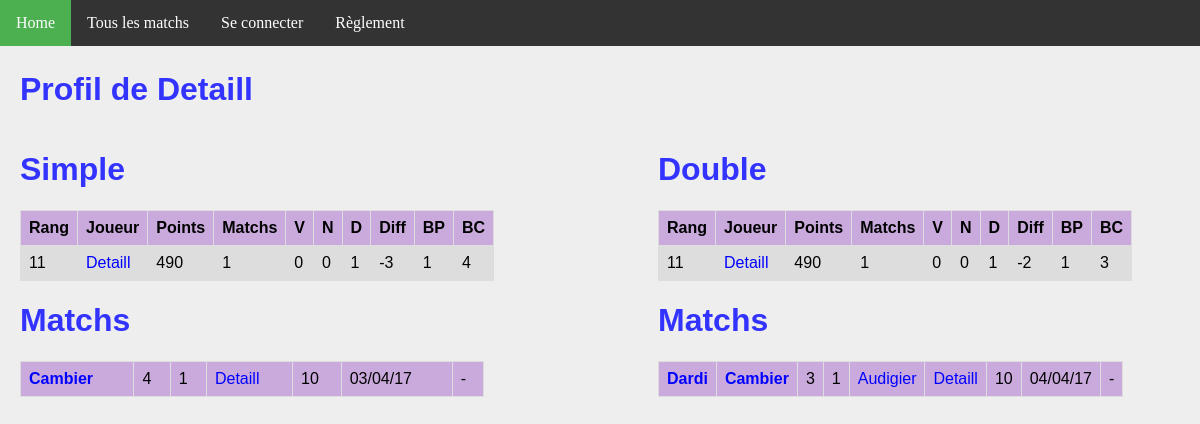
Page /joueur/12/ on the earlier database version.
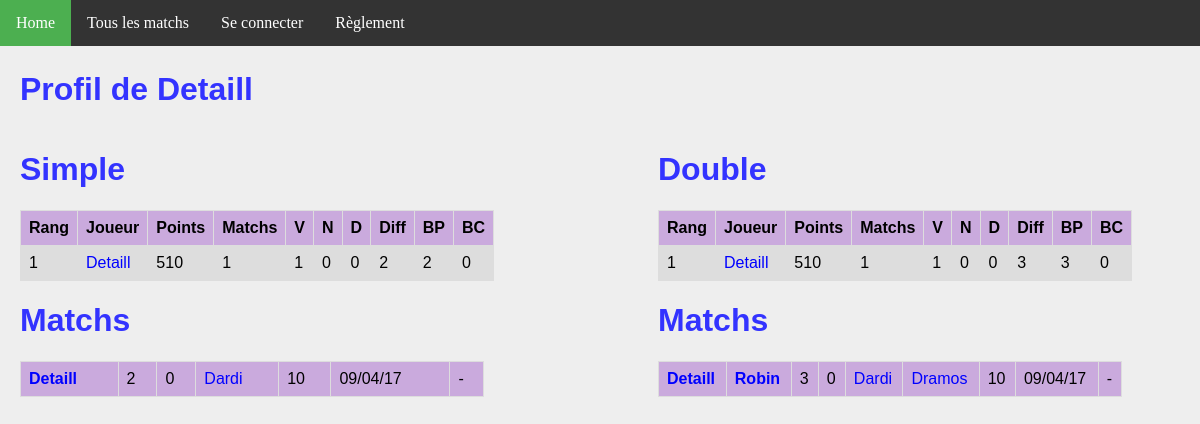
Same page on the later database version.
### ranking/models.py (models this page shows, shortened)
class Joueur(models.Model):
    user = models.OneToOneField(User, on_delete=models.CASCADE)
    pseudo = models.CharField(max_length = 50, default="Pax lambda")
    simple_score = models.IntegerField(default=500)
    simple_rang = models.IntegerField(default=0)
    simple_victoires = models.IntegerField(default=0)
    simple_nuls = models.IntegerField(default=0)
    simple_defaites = models.IntegerField(default=0)
    simple_buts_pour = models.IntegerField(default=0)
    simple_buts_contre = models.IntegerField(default=0)
    double_score = models.IntegerField(default=500)
    double_rang = models.IntegerField(default=0)
    double_victoires = models.IntegerField(default=0)
    double_nuls = models.IntegerField(default=0)
    double_defaites = models.IntegerField(default=0)
    double_buts_pour = models.IntegerField(default=0)
    double_buts_contre = models.IntegerField(default=0)
    @property
    def simple_matchs(self):
        return self.simple_nuls + self.simple_victoires + self.simple_defaites
    @property
    def double_matchs(self):
        return self.double_nuls + self.double_victoires + self.double_defaites
    @property
    def simple_diff(self):
        return self.simple_buts_pour - self.simple_buts_contre
    @property
    def double_diff(self):
        return self.double_buts_pour - self.double_buts_contre

class MatchSimple(models.Model):
    domicile = models.ForeignKey('Joueur', related_name = 'dom')
    exterieur = models.ForeignKey('Joueur', related_name = 'exte')
    date = models.DateTimeField(auto_now_add=True)
    buts_domicile = models.IntegerField(default=0)
    buts_exterieur = models.IntegerField(default=0)
    points = models.IntegerField(default=0)
    @property
    def winner(self):
        if self.buts_domicile > self.buts_exterieur:
            return 1.
        elif self.buts_domicile < self.buts_exterieur:
            return 0.
        else:
            return 0.5

class MatchDouble(models.Model):
    domicile_1 = models.ForeignKey('Joueur', related_name = 'dom1')
    domicile_2 = models.ForeignKey('Joueur', related_name = 'dom2')
    exterieur_1 = models.ForeignKey('Joueur', related_name = 'exte1')
    exterieur_2 = models.ForeignKey('Joueur', related_name = 'exte2')
    date = models.DateTimeField(auto_now_add=True)
    buts_domicile = models.IntegerField(default=0)
    buts_exterieur = models.IntegerField(default=0)
    points = models.IntegerField(default=0)
    @property
    def winner(self):
        if self.buts_domicile > self.buts_exterieur:
            return 1.
        elif self.buts_domicile < self.buts_exterieur:
            return 0.
        else:
            return 0.5

### ranking/views.py (the view)
# urls.py: url(r'^joueur/(?P<joueur_id>[0-9]+)/$', views.detail_joueur, name='joueur'),
def detail_joueur(request, joueur_id):
    simples_1 = MatchSimple.objects.filter(domicile__id = joueur_id)
    simples_2 = MatchSimple.objects.filter(exterieur__id = joueur_id)
    simples = simples_1 | simples_2
    doubles_1 = MatchDouble.objects.filter(domicile_1__id = joueur_id)
    doubles_2 = MatchDouble.objects.filter(domicile_2__id = joueur_id)
    doubles_3 = MatchDouble.objects.filter(exterieur_1__id = joueur_id)
    doubles_4 = MatchDouble.objects.filter(exterieur_2__id = joueur_id)
    doubles = doubles_1 | doubles_2 | doubles_3 | doubles_4
    context = {
        'joueur': get_object_or_404(Joueur, pk=joueur_id),
        'simple_matchs': simples.order_by('-date').all(),
        'double_matchs': doubles.order_by('-date').all(),
    }
    return render(request, 'joueur.html', context)

### ranking/templates/joueur.html
{% extends 'base.html' %}
{% block body %}
    <h1>Profil de {{ joueur.pseudo }}</h1>
<div id="column1" style="float:left; margin:0; width:40%;">
    <h1>Simple</h1>
    <table>
        <tr>
            <th>Rang</th>
            <th>Joueur</th>
            <th>Points</th>
            <th>Matchs</th>
            <th>V</th>
            <th>N</th>
            <th>D</th>
            <th>Diff</th>
            <th>BP</th>
            <th>BC</th>
        </tr>
        <tr>
            <td>{{ joueur.simple_rang }}</td>
            <td><a class='joueur' href="{% url 'joueur' joueur.id %}">{{joueur.pseudo}}</a></td>
            <td>{{joueur.simple_score}}</td>
            <td>{{joueur.simple_matchs}}</td>
            <td>{{joueur.simple_victoires}}</td>
            <td>{{joueur.simple_nuls}}</td>
            <td>{{joueur.simple_defaites}}</td>
            <td>{{joueur.simple_diff}}</td>
            <td>{{joueur.simple_buts_pour}}</td>
            <td>{{joueur.simple_buts_contre}}</td>
        </tr>
    </table>
    <h1>Matchs</h1>
    <table>
        {% for m in simple_matchs %}
        <tr>
            <td {% if m.winner == 1 %} style='font-weight:bold'{% endif %} >
                <a class="joueur" href="{% url 'joueur' m.domicile.id %}">{{m.domicile.pseudo}}</a>
            </td>
            <td>{{m.buts_domicile}}</td>
            <td>{{m.buts_exterieur}}</td>
            <td {% if m.winner == 0 %} style='font-weight:bold'{% endif %} >
                <a class='joueur' href="{% url 'joueur' m.exterieur.id %}">{{m.exterieur.pseudo}}</a>
            </td>
            <td>{{m.points}}</td>
            <td>{{m.date | date:'d/m/y'}}</td>
            <td>
            {% if m.domicile == request.user.joueur %}
                <a class="joueur" href="{% url 'annuler' m.id %}">Annuler</a>
            {% else %}
                -
            {% endif %}
            </td>
        </tr>
        {% endfor %}
    </table>
</div>
<div id="column2" style="float:left; margin-left:15%;width:40%;">
<h1>Double</h1>
<table>
    <tr>
        <th>Rang</th>
        <th>Joueur</th>
        <th>Points</th>
        <th>Matchs</th>
        <th>V</th>
        <th>N</th>
        <th>D</th>
        <th>Diff</th>
        <th>BP</th>
        <th>BC</th>
    </tr>
    <tr>
        <td>{{ joueur.double_rang }}</td>
        <td><a class='joueur' href="{% url 'joueur' joueur.id %}">{{joueur.pseudo}}</a></td>
        <td>{{joueur.double_score}}</td>
        <td>{{joueur.double_matchs}}</td>
        <td>{{joueur.double_victoires}}</td>
        <td>{{joueur.double_nuls}}</td>
        <td>{{joueur.double_defaites}}</td>
        <td>{{joueur.double_diff}}</td>
        <td>{{joueur.double_buts_pour}}</td>
        <td>{{joueur.double_buts_contre}}</td>
    </tr>
</table>
<h1>Matchs</h1>
<table>
    {% for m in double_matchs %}
    <tr>
        <td {% if m.winner == 1 %} style='font-weight:bold'{% endif %} >
            <a class="joueur" href="{% url 'joueur' m.domicile_1.id %}">{{m.domicile_1.pseudo}}</a>
        </td>
        <td {% if m.winner == 1 %} style='font-weight:bold'{% endif %} >
            <a class="joueur" href="{% url 'joueur' m.domicile_2.id %}">{{m.domicile_2.pseudo}}</a>
        </td>
        <td>{{m.buts_domicile}}</td>
        <td>{{m.buts_exterieur}}</td>
        <td {% if m.winner == 0 %} style='font-weight:bold'{% endif %} >
            <a class='joueur' href="{% url 'joueur' m.exterieur_1.id %}">{{m.exterieur_1.pseudo}}</a>
        </td>
        <td {% if m.winner == 0 %} style='font-weight:bold'{% endif %} >
            <a class='joueur' href="{% url 'joueur' m.exterieur_2.id %}">{{m.exterieur_2.pseudo}}</a>
        </td>
        <td>{{m.points}}</td>
        <td>{{m.date | date:'d/m/y'}}</td>
        <td>
        {% if m.domicile_1 == request.user.joueur %}
            <a class="joueur" href="{% url 'annuler_double' m.id %}">Annuler</a>
        {% else %}
            -
        {% endif %}
        </td>
    </tr>
    {% endfor %}
</table>
</div>
{% endblock %}

Differences in the rows shown:
removed MatchSimple: domicile.pseudo "Cambier", buts_domicile "4", buts_exterieur "1", exterieur.pseudo "Detaill", points "10", date "03/04/17"
removed MatchDouble: domicile_1.pseudo "Dardi", domicile_2.pseudo "Cambier", buts_domicile "3", buts_exterieur "1", exterieur_1.pseudo "Audigier", exterieur_2.pseudo "Detaill", points "10", date "04/04/17"
changed Joueur "Detaill": simple_rang "11" → "1"; simple_score "490" → "510"; simple_victoires "0" → "1"; simple_defaites "1" → "0"; simple_diff "-3" → "2"; simple_buts_pour "1" → "2"; simple_buts_contre "4" → "0"; double_rang "11" → "1"; double_score "490" → "510"; double_victoires "0" → "1"; double_defaites "1" → "0"; double_diff "-2" → "3"; double_buts_pour "1" → "3"; double_buts_contre "3" → "0"
added MatchSimple: domicile.pseudo "Detaill", buts_domicile "2", buts_exterieur "0", exterieur.pseudo "Dardi", points "10", date "09/04/17"
added MatchDouble: domicile_1.pseudo "Detaill", domicile_2.pseudo "Robin", buts_domicile "3", buts_exterieur "0", exterieur_1.pseudo "Dardi", exterieur_2.pseudo "Dramos", points "10", date "09/04/17"
